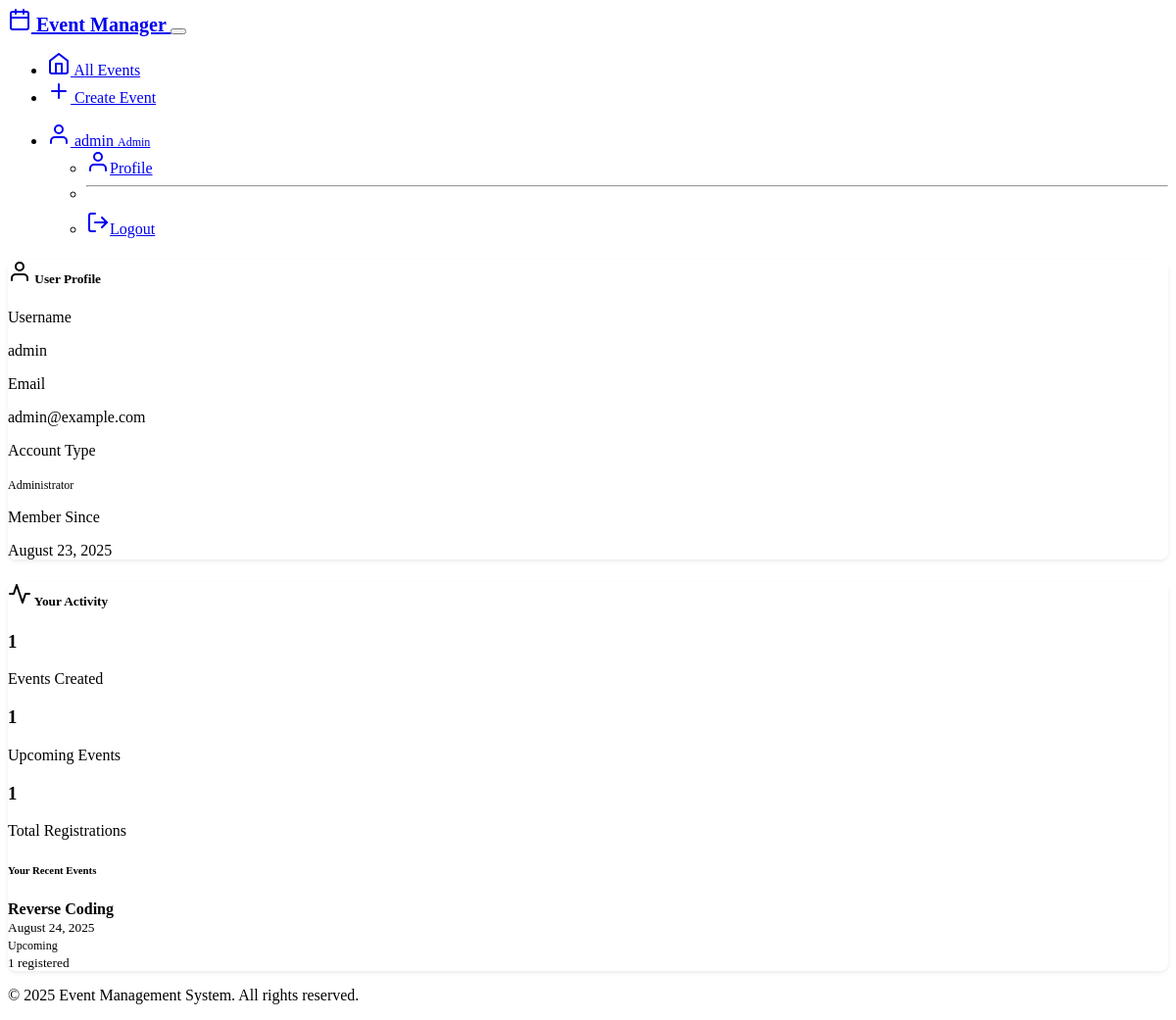
The app's page /profile (signed in) with its own data.
### models.py (models this page shows, shortened)
class User(UserMixin, db.Model):
    id = db.Column(db.Integer, primary_key=True)
    username = db.Column(db.String(64), unique=True, nullable=False, index=True)
    email = db.Column(db.String(120), unique=True, nullable=False, index=True)
    password_hash = db.Column(db.String(256), nullable=False)
    is_admin = db.Column(db.Boolean, default=False, nullable=False)
    created_at = db.Column(db.DateTime, default=datetime.utcnow)
    events = db.relationship('Event', backref='creator', lazy=True)
    registrations = db.relationship('Attendee', backref='user', lazy=True)

class Event(db.Model):
    id = db.Column(db.Integer, primary_key=True)
    name = db.Column(db.String(200), nullable=False)
    description = db.Column(db.Text, nullable=True)
    date = db.Column(db.Date, nullable=False)
    time = db.Column(db.Time, nullable=False)
    location = db.Column(db.String(300), nullable=False)
    max_attendees = db.Column(db.Integer, default=100)
    created_at = db.Column(db.DateTime, default=datetime.utcnow)
    updated_at = db.Column(db.DateTime, default=datetime.utcnow, onupdate=datetime.utcnow)
    created_by = db.Column(db.Integer, db.ForeignKey('user.id'), nullable=False)
    attendees = db.relationship('Attendee', backref='event', lazy=True, cascade='all, delete-orphan')
    @property
    def status(self):
        now = datetime.now()
        event_datetime = datetime.combine(self.date, self.time)
        if event_datetime > now:
            return 'upcoming'
        elif event_datetime.date() == now.date():
            return 'ongoing'
        else:
            return 'completed'
    @property
    def attendee_count(self):
        return db.session.query(Attendee).filter_by(event_id=self.id).count()

### auth_routes.py (the view)
@app.route('/profile')
@login_required
def profile():
    return render_template('auth/profile.html', user=current_user)

### app.py (called while the page is built)
@login_manager.user_loader
def load_user(user_id):
    return models.User.query.get(int(user_id))

### templates/auth/profile.html (shortened to what this page needs)
{% extends "base.html" %}
{% block content %}
<div class="row">
    <div class="col-lg-4">
        <div class="card mb-4">
            <div class="card-header">
                <h5 class="card-title mb-0">
                    <i data-feather="user" class="me-2"></i>
                    User Profile
                </h5>
            </div>
            <div class="card-body">
                <div class="mb-3">
                    <label class="form-label">Username</label>
                    <p class="form-control-plaintext">{{ user.username }}</p>
                </div>
                <div class="mb-3">
                    <label class="form-label">Email</label>
                    <p class="form-control-plaintext">{{ user.email }}</p>
                </div>
                <div class="mb-3">
                    <label class="form-label">Account Type</label>
                    <p class="form-control-plaintext">
                        {% if user.is_admin %}
                            <span class="badge bg-primary">Administrator</span>
                        {% else %}
                            <span class="badge bg-secondary">User</span>
                        {% endif %}
                    </p>
                </div>
                <div class="mb-3">
                    <label class="form-label">Member Since</label>
                    <p class="form-control-plaintext">{{ user.created_at.strftime('%B %d, %Y') }}</p>
                </div>
            </div>
        </div>
    </div>
    <div class="col-lg-8">
        <div class="card">
            <div class="card-header">
                <h5 class="card-title mb-0">
                    <i data-feather="activity" class="me-2"></i>
                    Your Activity
                </h5>
            </div>
            <div class="card-body">
                {% if user.is_admin %}
                    <div class="row mb-4">
                        <div class="col-md-4">
                            <div class="text-center">
                                <h3 class="text-primary">{{ user.events|length }}</h3>
                                <p class="text-muted">Events Created</p>
                            </div>
                        </div>
                        <div class="col-md-4">
                            <div class="text-center">
                                <h3 class="text-success">{{ user.events|selectattr('status', 'equalto', 'upcoming')|list|length }}</h3>
                                <p class="text-muted">Upcoming Events</p>
                            </div>
                        </div>
                        <div class="col-md-4">
                            <div class="text-center">
                                <h3 class="text-info">
                                    {% set total_attendees = user.events|sum(attribute='attendee_count') %}
                                    {{ total_attendees }}
                                </h3>
                                <p class="text-muted">Total Registrations</p>
                            </div>
                        </div>
                    </div>
                    {% if user.events %}
                        <h6>Your Recent Events</h6>
                        {% for event in user.events[:5] %}
                            <div class="d-flex justify-content-between align-items-center py-2 {% if not loop.last %}border-bottom{% endif %}">
                                <div>
                                    <strong>{{ event.name }}</strong><br>
                                    <small class="text-muted">{{ event.date.strftime('%B %d, %Y') }}</small>
                                </div>
                                <div class="text-end">
                                    {% if event.status == 'upcoming' %}
                                        <span class="badge bg-primary">Upcoming</span>
                                    {% elif event.status == 'ongoing' %}
                                        <span class="badge bg-success">Ongoing</span>
                                    {% else %}
                                        <span class="badge bg-secondary">Completed</span>
                                    {% endif %}
                                    <br>
                                    <small class="text-muted">{{ event.attendee_count }} registered</small>
                                </div>
                            </div>
                        {% endfor %}
                    {% else %}
                        <div class="text-center py-4">
                            <i data-feather="calendar-x" width="48" height="48" class="text-muted mb-3"></i>
                            <p class="text-muted">You haven't created any events yet.</p>
                            <a href="{{ url_for('create_event') }}" class="btn btn-primary">Create Your First Event</a>
                        </div>
                    {% endif %}
                {% endif %}
            </div>
        </div>
    </div>
</div>
{% endblock %}

### templates/base.html (shortened to what this page needs)
<!DOCTYPE html>
<html lang="en" data-bs-theme="dark">
<head>
    <link href="https://cdn.replit.com/agent/bootstrap-agent-dark-theme.min.css" rel="stylesheet">
    <link rel="stylesheet" href="{{ url_for('static', filename='css/custom.css') }}">
</head>
<body>
    <nav class="navbar navbar-expand-lg navbar-dark bg-dark">
        <div class="container">
            <a class="navbar-brand" href="{{ url_for('index') }}">
                <i data-feather="calendar" class="me-2"></i>
                Event Manager
            </a>
            <button class="navbar-toggler" type="button" data-bs-toggle="collapse" data-bs-target="#navbarNav">
            </button>
            <div class="collapse navbar-collapse" id="navbarNav">
                <ul class="navbar-nav me-auto">
                    <li class="nav-item">
                        <a class="nav-link" href="{{ url_for('index') }}">
                            <i data-feather="home" class="me-1"></i>
                            All Events
                        </a>
                    </li>
                    {% if current_user.is_authenticated and current_user.is_admin %}
                        <li class="nav-item">
                            <a class="nav-link" href="{{ url_for('create_event') }}">
                                <i data-feather="plus" class="me-1"></i>
                                Create Event
                            </a>
                        </li>
                    {% endif %}
                </ul>
                <ul class="navbar-nav ms-auto">
                    {% if current_user.is_authenticated %}
                        <li class="nav-item dropdown">
                            <a class="nav-link dropdown-toggle" href="#" id="navbarDropdown" role="button" data-bs-toggle="dropdown">
                                <i data-feather="user" class="me-1"></i>
                                {{ current_user.username }}
                                {% if current_user.is_admin %}
                                    <span class="badge bg-primary ms-1">Admin</span>
                                {% endif %}
                            </a>
                            <ul class="dropdown-menu">
                                <li><a class="dropdown-item" href="{{ url_for('profile') }}">
                                    <i data-feather="user" class="me-2"></i>Profile
                                </a></li>
                                <li><hr class="dropdown-divider"></li>
                                <li><a class="dropdown-item" href="{{ url_for('logout') }}">
                                    <i data-feather="log-out" class="me-2"></i>Logout
                                </a></li>
                            </ul>
                        </li>
                    {% endif %}
                </ul>
            </div>
        </div>
    </nav>
    <main class="container my-4">
        {% block content %}{% endblock %}
    </main>
    <footer class="bg-dark text-light py-4 mt-5">
        <div class="container text-center">
            <p class="mb-0">&copy; 2025 Event Management System. All rights reserved.</p>
        </div>
    </footer>
</body>
</html>

### static/css/custom.css (style rules this page uses)
:root { --event-card-shadow: 0 0.125rem 0.25rem rgba(0, 0, 0, 0.075); --event-card-hover-shadow: 0 0.5rem 1rem rgba(0, 0, 0, 0.15); --border-radius-lg: 0.5rem; }
.card { border-radius: var(--border-radius-lg); box-shadow: var(--event-card-shadow); transition: box-shadow 0.3s ease-in-out, transform 0.2s ease-in-out; }
.badge { font-size: 0.75em; font-weight: 500; }
.form-label { font-weight: 500; margin-bottom: 0.5rem; }
.navbar-brand { font-weight: 600; font-size: 1.25rem; }
.navbar-nav .nav-link { font-weight: 500; transition: color 0.2s ease-in-out; }
footer { margin-top: auto; }
.card-header { font-weight: 600; }

### records on screen
User: username "admin", email "admin@example.com", created_at "August 23, 2025"
Event: name "Reverse Coding", date "August 24, 2025", time "Upcoming", attendee_count "1"

### other values on screen
{{ user.events|length }} "1"
{{ user.events|selectattr('status', 'equalto', 'upcoming')|list|length }} "1"
{{ total_attendees }} "1"
